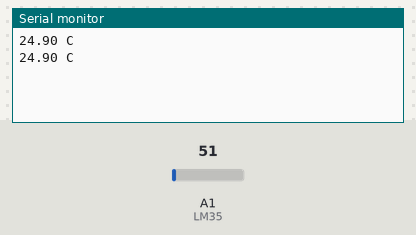
The sketch below on a simulated Arduino Uno, built with avr-gcc and run on an emulated ATmega328P. On the bench: the last lines printed to the serial monitor. The inputs (shaded band) are chosen by the test bench; at power-on: A1 (LM35) = 51.

Above: at 5.8 s.
5.9 s: A1 (LM35) set to 61
At 10.6 s:
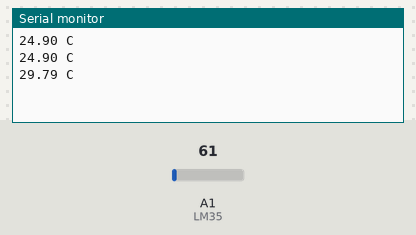
11.9 s: A1 (LM35) set to 71
At 15.7 s:
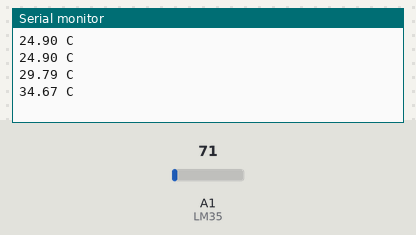
Timing chart, 0 to 17.2 s (numbered marks = the images above; inputs shaded):
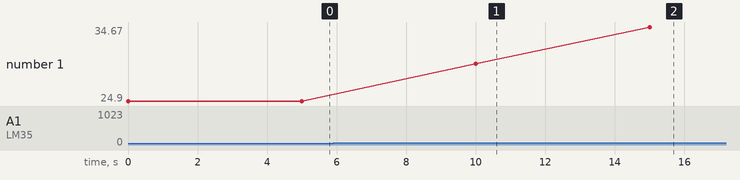

Measured:
- after the input at 5.9 s, the serial monitor: prints a new line after 4.1 s (image 1)
- after the input at 11.9 s, the serial monitor: prints a new line after 3.1 s (image 2)
- plotted number 1: 24.9 → 29.79 after the input at 5.9 s, 29.79 → 34.67 after the input at 11.9 s

The sketch:

L_2.6.ino
```cpp
// PROGRAMA: SENSOR DE TEMPERATURA
// TIMIBOT

float tempC = 0;
int sensor = 0;
const int LM35 = 1;

void setup() {

  Serial.begin(9600);
}
void loop() {

  sensor = analogRead(LM35);  // Lee el valor desde el sensor

  tempC = (5 * sensor * 100.0)/1024.0;  // Convierte el valor a temperatura

  Serial.print(tempC);  // Imprime en el monitor Serial la Temperatura
  Serial.println(" C");

  delay(5000);
}
```
